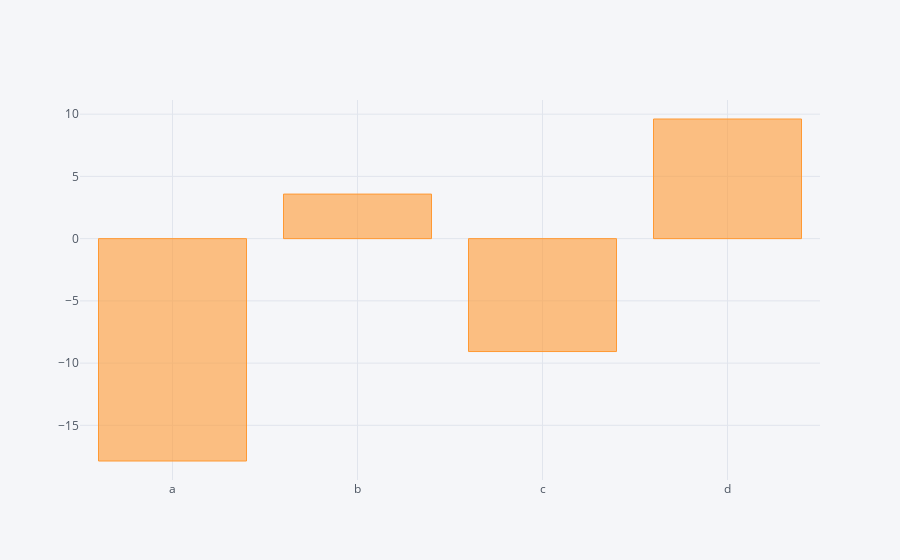

The notebook cell saved with this chart:
### Code cell
# df.head()
# df.iplot(kind="bar")
# df.groupby(by="a").mean().iplot(kind="bar")
# df.count().iplot(kind="bar")
df.sum().iplot(kind="bar")

### Figure 1 — Plotly figure (JSON) as saved in the notebook; plotly's stock layout.template omitted (floating-point values rounded to 4 significant figures)
{"data": [{"marker": {"color": "rgba(255, 153, 51, 0.6)", "line": {"color": "rgba(255, 153, 51, 1.0)", "width": 1}}, "name": "None", "orientation": "v", "text": "", "type": "bar", "uid": "58b54f98-3b1a-41e9-94e3-762b5edf6f19", "x": ["a", "b", "c", "d"], "y": [-17.87, 3.58, -9.071, 9.612]}], "layout": {"legend": {"bgcolor": "#F5F6F9", "font": {"color": "#4D5663"}}, "paper_bgcolor": "#F5F6F9", "plot_bgcolor": "#F5F6F9", "title": {"font": {"color": "#4D5663"}}, "xaxis": {"gridcolor": "#E1E5ED", "showgrid": true, "tickfont": {"color": "#4D5663"}, "title": {"font": {"color": "#4D5663"}, "text": ""}, "zerolinecolor": "#E1E5ED"}, "yaxis": {"gridcolor": "#E1E5ED", "showgrid": true, "tickfont": {"color": "#4D5663"}, "title": {"font": {"color": "#4D5663"}, "text": ""}, "zerolinecolor": "#E1E5ED"}}}
